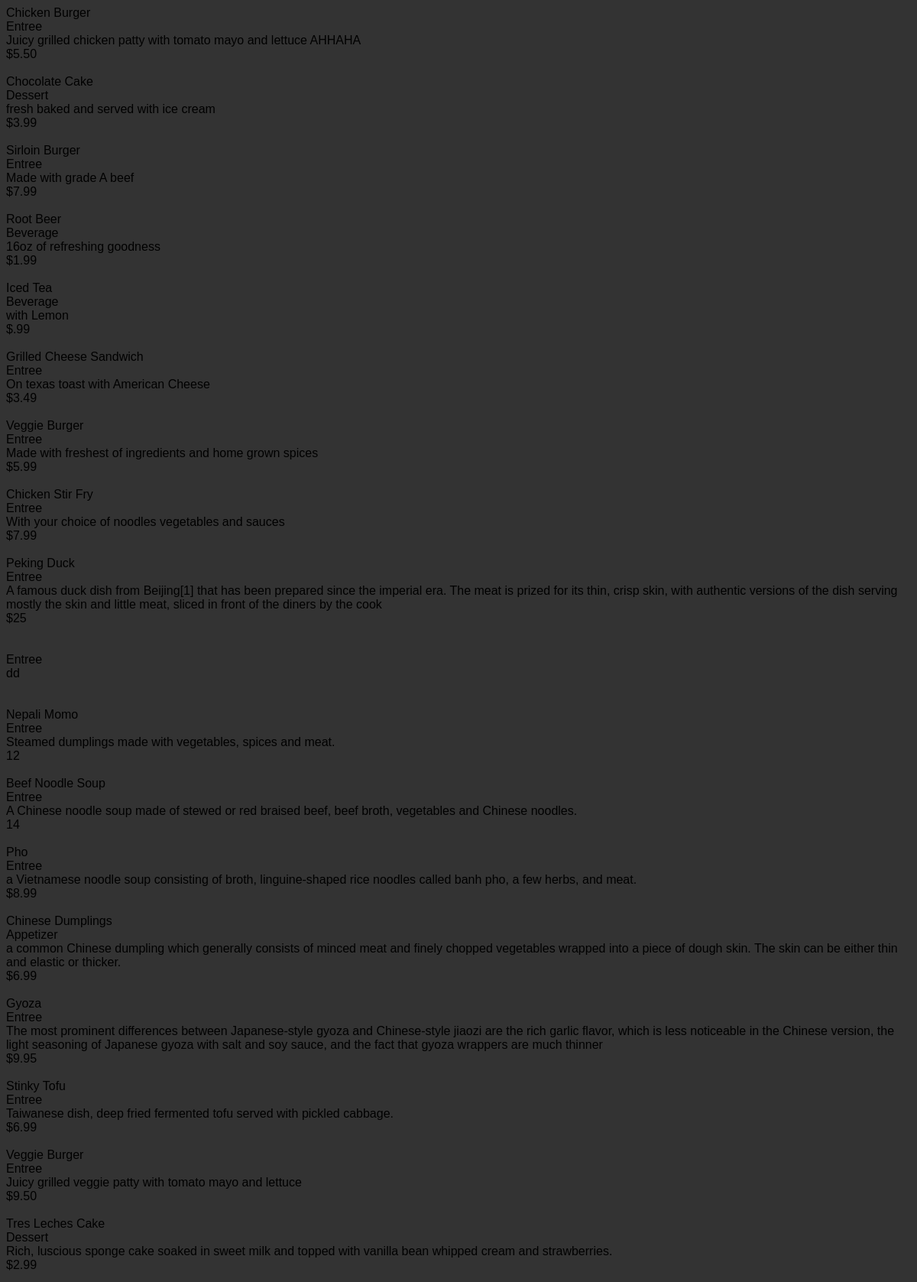
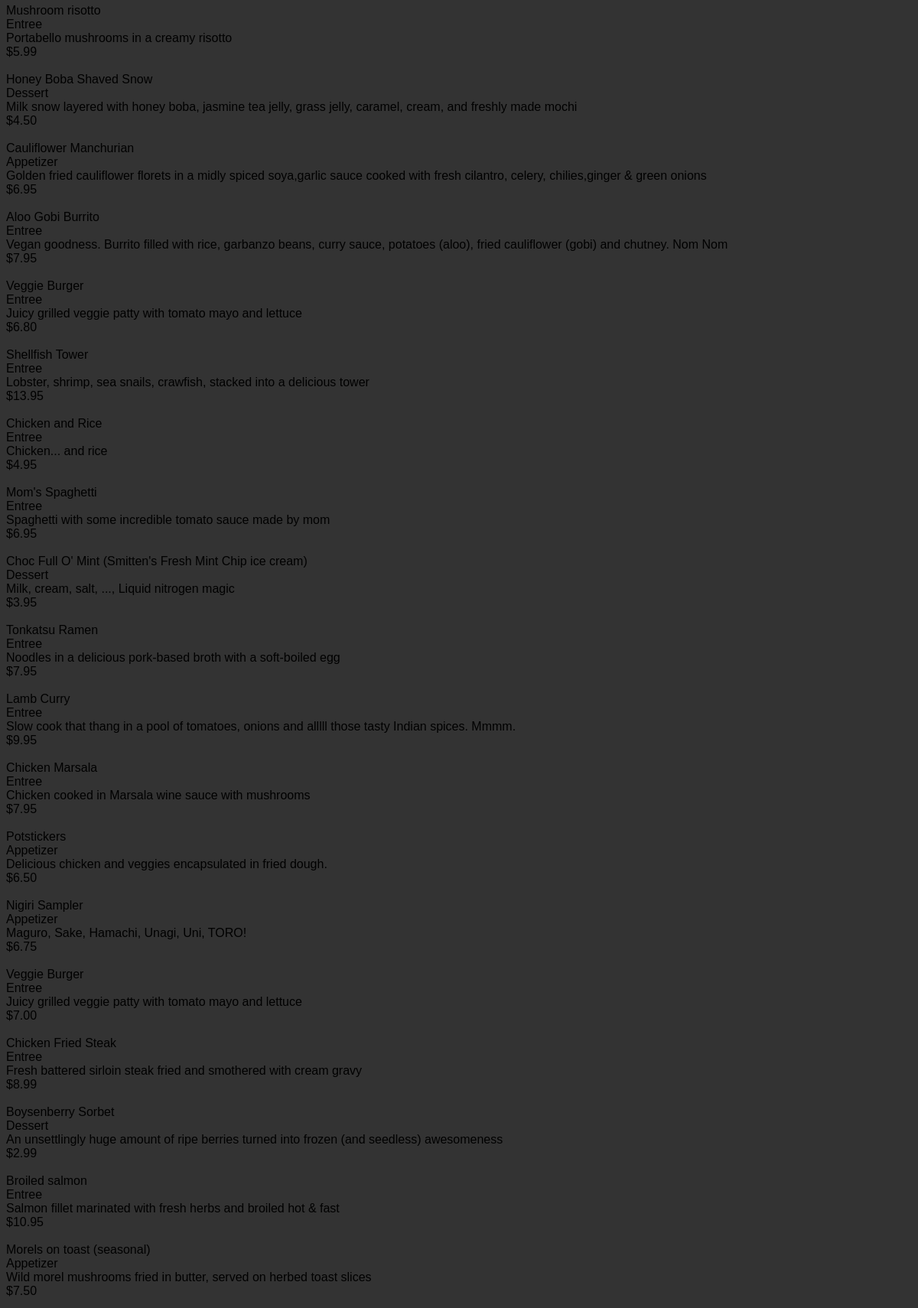
Page /hello (upper part) on the committed database (2 pictures, top to bottom).
### database_setup.py (models this page shows, shortened)
class MenuItem(Base):
    __tablename__ = 'menu_item'
    name =Column(String(80), nullable = False)
    id = Column(Integer, primary_key = True)
    description = Column(String(250))
    price = Column(String(8))
    course = Column(String(250))
    restaurant_id = Column(Integer,ForeignKey('restaurant.id'))
    restaurant = relationship(Restaurant)

### project.py (the view)
@app.route('/')
@app.route('/hello')
def HelloWorld():
    items = session.query(MenuItem).all()
    return render_template('hello.html', items=items)

### templates/hello.html (shortened to what this page needs)
<html>
<head>
	<link rel=stylesheet type=text/css href="{{ url_for('static', filename='styles.css') }}">
	</head>
<body>
    {% for i in items %}
    {{i.name}}</br>
    {{i.course}}</br>
    {{i.description}}</br>
    {{i.price}}</br>
    {% endfor %}
  </body>
</html>

### static/styles.css (style rules this page uses)
body { font-family: sans-serif; background-image: url('img3.jpg'); background-color: #333333 }

### rows in the picture
MenuItem: name "Chicken Burger", course "Entree", description "Juicy grilled chicken patty with tomato mayo and lettuce AHHAHA", price "$5.50"
MenuItem: name "Chocolate Cake", course "Dessert", description "fresh baked and served with ice cream", price "$3.99"
MenuItem: name "Sirloin Burger", course "Entree", description "Made with grade A beef", price "$7.99"
MenuItem: name "Root Beer", course "Beverage", description "16oz of refreshing goodness", price "$1.99"
MenuItem: name "Iced Tea", course "Beverage", description "with Lemon", price "$.99"
MenuItem: name "Grilled Cheese Sandwich", course "Entree", description "On texas toast with American Cheese", price "$3.49"
MenuItem: name "Veggie Burger", course "Entree", description "Made with freshest of ingredients and home grown spices", price "$5.99"
MenuItem: name "Chicken Stir Fry", course "Entree", description "With your choice of noodles vegetables and sauces", price "$7.99"
MenuItem: name "Peking Duck", course "Entree", description "A famous duck dish from Beijing[1] that has been prepared since the imperial era. The meat is prized for its thin, crisp skin, with authentic versions of the dish serving mostly the skin and little meat, sliced in front of the diners by the cook", price "$25"
MenuItem: course "Entree", description "dd"
MenuItem: name "Nepali Momo", course "Entree", description "Steamed dumplings made with vegetables, spices and meat.", price "12"
MenuItem: name "Beef Noodle Soup", course "Entree", description "A Chinese noodle soup made of stewed or red braised beef, beef broth, vegetables and Chinese noodles.", price "14"
MenuItem: name "Pho", course "Entree", description "a Vietnamese noodle soup consisting of broth, linguine-shaped rice noodles called banh pho, a few herbs, and meat.", price "$8.99"
MenuItem: name "Chinese Dumplings", course "Appetizer", description "a common Chinese dumpling which generally consists of minced meat and finely chopped vegetables wrapped into a piece of dough skin. The skin can be either thin and elastic or thicker.", price "$6.99"
MenuItem: name "Gyoza", course "Entree", description "The most prominent differences between Japanese-style gyoza and Chinese-style jiaozi are the rich garlic flavor, which is less noticeable in the Chinese version, the light seasoning of Japanese gyoza with salt and soy sauce, and the fact that gyoza wrappers are much thinner", price "$9.95"
MenuItem: name "Stinky Tofu", course "Entree", description "Taiwanese dish, deep fried fermented tofu served with pickled cabbage.", price "$6.99"
MenuItem: name "Veggie Burger", course "Entree", description "Juicy grilled veggie patty with tomato mayo and lettuce", price "$9.50"
MenuItem: name "Tres Leches Cake", course "Dessert", description "Rich, luscious sponge cake soaked in sweet milk and topped with vanilla bean whipped cream and strawberries.", price "$2.99"
MenuItem: name "Mushroom risotto", course "Entree", description "Portabello mushrooms in a creamy risotto", price "$5.99"
MenuItem: name "Honey Boba Shaved Snow", course "Dessert", description "Milk snow layered with honey boba, jasmine tea jelly, grass jelly, caramel, cream, and freshly made mochi", price "$4.50"
MenuItem: name "Cauliflower Manchurian", course "Appetizer", description "Golden fried cauliflower florets in a midly spiced soya,garlic sauce cooked with fresh cilantro, celery, chilies,ginger & green onions", price "$6.95"
MenuItem: name "Aloo Gobi Burrito", course "Entree", description "Vegan goodness. Burrito filled with rice, garbanzo beans, curry sauce, potatoes (aloo), fried cauliflower (gobi) and chutney. Nom Nom", price "$7.95"
MenuItem: name "Veggie Burger", course "Entree", description "Juicy grilled veggie patty with tomato mayo and lettuce", price "$6.80"
MenuItem: name "Shellfish Tower", course "Entree", description "Lobster, shrimp, sea snails, crawfish, stacked into a delicious tower", price "$13.95"
MenuItem: name "Chicken and Rice", course "Entree", description "Chicken... and rice", price "$4.95"
MenuItem: name "Mom's Spaghetti", course "Entree", description "Spaghetti with some incredible tomato sauce made by mom", price "$6.95"
MenuItem: name "Choc Full O' Mint (Smitten's Fresh Mint Chip ice cream)", course "Dessert", description "Milk, cream, salt, ..., Liquid nitrogen magic", price "$3.95"
MenuItem: name "Tonkatsu Ramen", course "Entree", description "Noodles in a delicious pork-based broth with a soft-boiled egg", price "$7.95"
MenuItem: name "Lamb Curry", course "Entree", description "Slow cook that thang in a pool of tomatoes, onions and alllll those tasty Indian spices. Mmmm.", price "$9.95"
MenuItem: name "Chicken Marsala", course "Entree", description "Chicken cooked in Marsala wine sauce with mushrooms", price "$7.95"
MenuItem: name "Potstickers", course "Appetizer", description "Delicious chicken and veggies encapsulated in fried dough.", price "$6.50"
MenuItem: name "Nigiri Sampler", course "Appetizer", description "Maguro, Sake, Hamachi, Unagi, Uni, TORO!", price "$6.75"
MenuItem: name "Veggie Burger", course "Entree", description "Juicy grilled veggie patty with tomato mayo and lettuce", price "$7.00"
MenuItem: name "Chicken Fried Steak", course "Entree", description "Fresh battered sirloin steak fried and smothered with cream gravy", price "$8.99"
MenuItem: name "Boysenberry Sorbet", course "Dessert", description "An unsettlingly huge amount of ripe berries turned into frozen (and seedless) awesomeness", price "$2.99"
MenuItem: name "Broiled salmon", course "Entree", description "Salmon fillet marinated with fresh herbs and broiled hot & fast", price "$10.95"
MenuItem: name "Morels on toast (seasonal)", course "Appetizer", description "Wild morel mushrooms fried in butter, served on herbed toast slices", price "$7.50"
